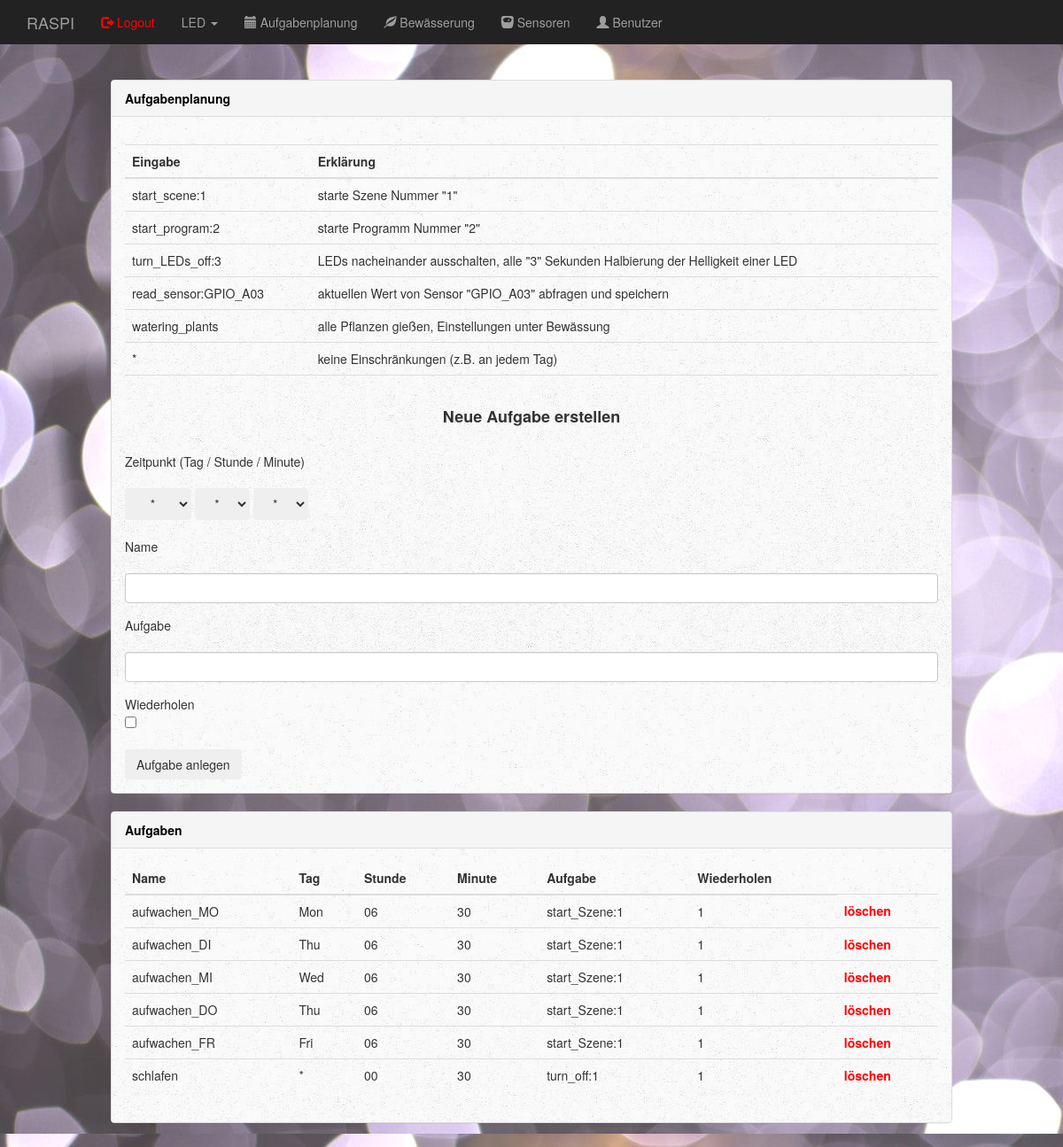
Page /dashboard/schedular/ (signed in) on the earlier database version.
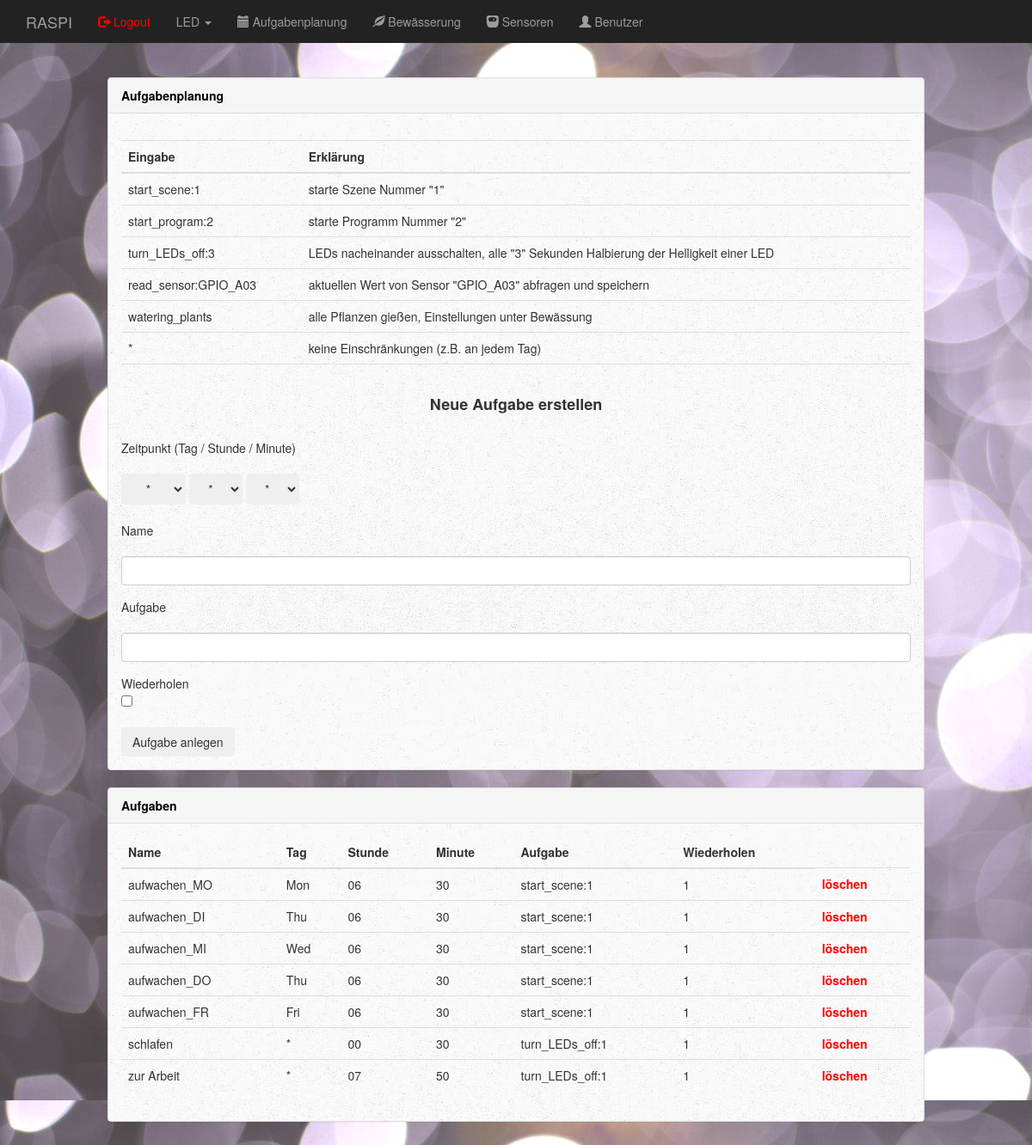
Same page on the later database version.
### app.py (models this page shows)
class Schedular(db.Model):
    __tablename__ = 'schedular'
    id     = db.Column(db.Integer, primary_key=True, autoincrement = True)
    name   = db.Column(db.String(50), unique=True)
    day    = db.Column(db.String(50))
    hour   = db.Column(db.String(50))
    minute = db.Column(db.String(50))
    task   = db.Column(db.String(100))
    repeat = db.Column(db.String(50))

### app.py (the view)
@app.route('/dashboard/schedular/', methods=['GET'])
@login_required
@superuser_required
def dashboard_schedular():
    error_massage = ""
    set_name = ""
    set_task = ""
    if request.method == "GET":
        if request.args.get("set_name") is not None:
            if request.args.get("set_name") == "":
                error_massage = "Kein Name angegeben"
                set_task = request.args.get("set_task")
            elif request.args.get("set_task") == "":
                error_massage = "Keine Aufgabe angegeben"
                set_name = request.args.get("set_name")
            else:
                name   = request.args.get("set_name")
                day    = request.args.get("set_day")
                hour   = request.args.get("set_hour")
                minute = request.args.get("set_minute")
                task   = request.args.get("set_task")
                if request.args.get("checkbox"):
                    repeat = True
                else:
                    repeat = False
                check_entry = Schedular.query.filter_by(name=name).first()
                if check_entry is None:
                    for i in range(1,25):
                        if Schedular.query.filter_by(id=i).first():
                            pass
                        else:
                            task = Schedular(
                                    id     = i,
                                    name   = name,
                                    day    = day,
                                    hour   = hour,
                                    minute = minute,
                                    task   = task,
                                    repeat = repeat,
                                )
                            db.session.add(task)
                            db.session.commit()
                            break
                else:
                    error_massage = "Name schon vergeben"
    schedular_list = Schedular.query.all()
    dropdown_list_days    = ["*", "Mon", "Thu", "Wed", "Thu", "Fri", "Sat", "Sun"]
    dropdown_list_hours   = ["*", "00", "01", "02", "03", "04", "05", "06", "07", "08", "09", "10", "11",
                             "12","13", "14", "15", "16", "17", "18", "19", "20", "21", "22", "23"]
    dropdown_list_minutes = ["*", "00", "01", "02", "03", "04", "05", "06", "07", "08", "09", "10", "11",
                             "12","13", "14", "15", "16", "17", "18", "19", "20", "21", "22", "23", "24",
                             "25", "26", "27", "28", "29", "30", "31", "32", "33", "34", "35", "36","37",
                             "38", "39", "40", "41", "42", "43", "44", "45", "46", "47", "48","49", "50",
                             "51", "52", "53", "54", "55", "56", "57", "58", "59"]
    return render_template('dashboard_schedular.html',
                            dropdown_list_days=dropdown_list_days,
                            dropdown_list_hours=dropdown_list_hours,
                            dropdown_list_minutes=dropdown_list_minutes,
                            schedular_list=schedular_list,
                            error_massage=error_massage,
                            set_name=set_name,
                            set_task=set_task
                            )

### app.py (called while the page is built)
def superuser_required(f):
    @wraps(f)
    def wrap(*args, **kwargs):
        if current_user.role == "superuser":
            return f(*args, **kwargs)
        else:
            form = LoginForm()
            return render_template('login.html', form=form, role_check=False)
    return wrap

@login_manager.user_loader
def load_user(user_id):
    return User.query.get(int(user_id))

### templates/dashboard_schedular.html (shortened to what this page needs)
{% extends "bootstrap/base.html" %}
{% block styles %}
  {{super()}}
  <link rel="stylesheet" href="{{url_for('.static', filename='dashboard.css')}}">
{% endblock %}
{% block content %}
<nav class="navbar navbar-inverse navbar-fixed-top">
  <div class="container">
    <div class="navbar-header">
      <a class="navbar-brand" href="#">RASPI</a>
    </div>
    <div id="navbar" class="collapse navbar-collapse">
      <ul class="nav navbar-nav">
        <li><a href="{{ url_for('logout') }}"><span class="glyphicon glyphicon-log-out" style="color:red"></span><font color="red"> Logout</font></a></li>
        <li class="dropdown">
          <a class="dropdown-toggle" data-toggle="dropdown" href="#">LED
          <span class="caret"></span></a>
        </li>
        <li><a href="{{ url_for('dashboard_schedular') }}"><span class="glyphicon glyphicon-calendar"></span> Aufgabenplanung</a></li>
        <li><a href="{{ url_for('dashboard_plants') }}"><span class="glyphicon glyphicon-leaf"></span> Bewässerung</a></li>
        <li><a href="{{ url_for('dashboard_sensors') }}"><span class="glyphicon glyphicon-scale"></span> Sensoren</a></li>
        <li><a href="{{ url_for('dashboard_user') }}"><span class="glyphicon glyphicon-user"></span> Benutzer</a></li>
      </ul>
    </div>
  </div>
</nav>
<br>
<div class="col-sm-2 col-sm-offset-2 col-md-10 col-md-offset-1 main">
  <div class="row">
    <div class="col">
      <div class="panel panel-default">
        <div class="panel-heading"><font color="black"><b>Aufgabenplanung</b></font></div>
          <div class="panel-body">
          <table class="table">
            <thead>
              <tr><td></td><td></td></tr>
              <tr>
                <th>Eingabe</th>
                <th>Erklärung</th>
              </tr>
            </thead>
            <tbody>
              <tr>
                <td>start_scene:1</td>
                <td>starte Szene Nummer "1"</td>
              </tr>
              <tr>
                <td>start_program:2</td>
                <td>starte Programm Nummer "2"</td>
              </tr>
              <tr>
                <td>turn_LEDs_off:3</td>
                <td>LEDs nacheinander ausschalten, alle "3" Sekunden Halbierung der Helligkeit einer LED</td>
              </tr>
              <tr>
                <td>read_sensor:GPIO_A03</td>
                <td>aktuellen Wert von Sensor "GPIO_A03" abfragen und speichern</td>
              </tr>
              <tr>
                <td>watering_plants</td>
                <td>alle Pflanzen gießen, Einstellungen unter Bewässung </td>
              </tr>
              <tr>
                <td> * </td>
                <td>keine Einschränkungen (z.B. an jedem Tag)</td>
              </tr>
              <tr><td></td><td></td></tr>
            </tbody>
          </table>
          <div class="text-center">
            <h4><b>Neue Aufgabe erstellen</b></h4>
          </div>
          <br>
          Zeitpunkt (Tag / Stunde / Minute)
          <br>
          <br>
          <form method="GET">
            <select class="btn btn-secondary dropdown-toggle" name="set_day">
              {% for each in dropdown_list_days %}
              {% if each != None %}
              <option value="{{each}}">{{each}}</option>
              {% endif %}
              {% endfor %}
            </select>
            <select class="btn btn-secondary dropdown-toggle" name="set_hour">
              {% for each in dropdown_list_hours %}
              {% if each != None %}
              <option value="{{each}}">{{each}}</option>
              {% endif %}
              {% endfor %}
            </select>
            <select class="btn btn-secondary dropdown-toggle" name="set_minute">
              {% for each in dropdown_list_minutes %}
              {% if each != None %}
              <option value="{{each}}">{{each}}</option>
              {% endif %}
              {% endfor %}
            </select>
            <br>
            <br>
            Name
            <br>
            <br>
            <div class="form-group">
              <input type="text" class="form-control" name="set_name" value="{% if set_name != None %}{{ set_name }}{% endif %}" />
            </div>
            Aufgabe
            <br>
            <br>
            <div class="form-group">
              <input type="text" class="form-control" name="set_task" value="{% if set_task != None %}{{ set_task }}{% endif %}" />
            </div>
            Wiederholen
            <div class="form-check">
              <input type="checkbox" class="form-check-input" name="checkbox">
            </div>
            <br>
            <input type="submit" class="btn btn-secondary" value="Aufgabe anlegen" />
          </form>
        </div>
      </div>
      <div class="panel panel-default">
        <div class="panel-heading"><font color="black"><b>Aufgaben</b></font></div>
        <div class="panel-body">
          <table class="table">
            <thead>
              <th scope="col">Name</th>
              <th scope="col">Tag</th>
              <th scope="col">Stunde</th>
              <th scope="col">Minute</th>
              <th scope="col">Aufgabe</th>
              <th scope="col">Wiederholen</th>
            </thead>
            <tbody>
              {% for entry in schedular_list %}
              <tr>
                <td>{{ entry.name }}</td>
                <td>{{ entry.day }}</td>
                <td>{{ entry.hour }}</td>
                <td>{{ entry.minute }}</td>
                <td>{{ entry.task }}</td>
                <td>{{ entry.repeat }}</td>
                <td><a href="/dashboard/schedular/delete/{{ entry.id }}"><font color="red"><b>löschen</b></font></a></td>
              </tr>
              {% endfor %}
            </tbody>
          </table>
        </div>
      </div>
    </div>
  </div>
</div>
{% endblock %}

### static/dashboard.css (style rules this page uses)
body { padding-top: 50px; background-image: url(images/background.jpg); }
.panel-body { background-image: url(images/background-panal.jpg); }
.navbar-fixed-top { border: 0; }
.main { padding: 20px; }
@media (min-width: 768px) { .main { padding-right: 40px; padding-left: 40px; } }

Differences in the rows shown:
changed Schedular "aufwachen_MO": task "start_Szene:1" → "start_scene:1"
changed Schedular "aufwachen_DI": task "start_Szene:1" → "start_scene:1"
changed Schedular "aufwachen_MI": task "start_Szene:1" → "start_scene:1"
changed Schedular "aufwachen_DO": task "start_Szene:1" → "start_scene:1"
changed Schedular "aufwachen_FR": task "start_Szene:1" → "start_scene:1"
changed Schedular "schlafen": task "turn_off:1" → "turn_LEDs_off:1"
added Schedular: name "zur Arbeit", day "*", hour "07", minute "50", task "turn_LEDs_off:1", repeat "1"
